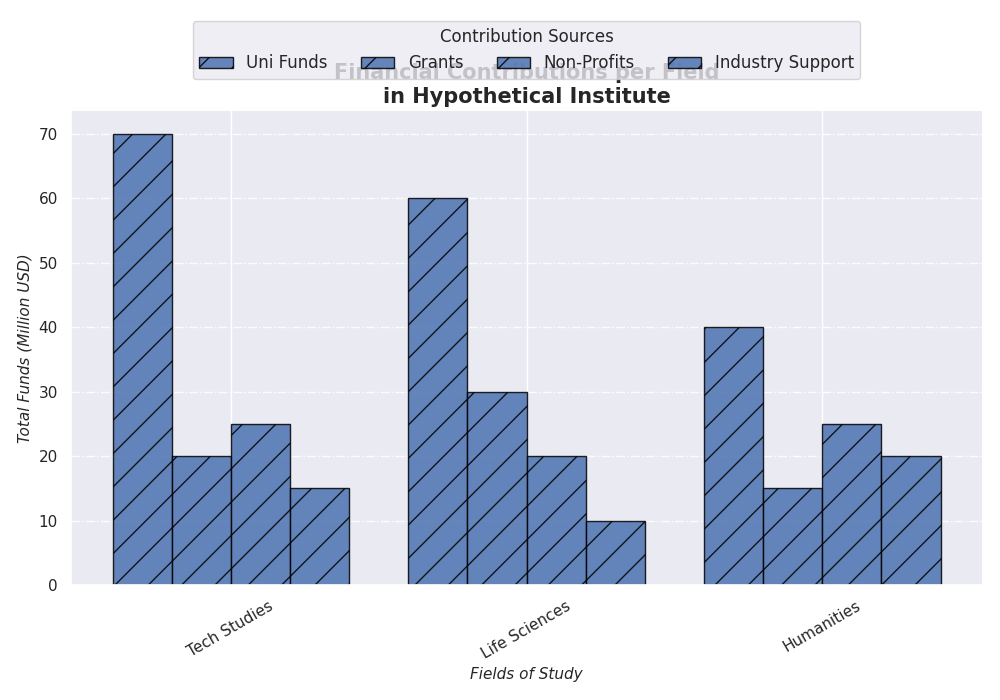

Write Python code to recreate this figure.
import matplotlib.pyplot as plt
import numpy as np

disciplines = ['Tech Studies', 'Life Sciences', 'Humanities']
funding_sources = ['Uni Funds', 'Grants', 'Non-Profits', 'Industry Support']

funding_data = np.array([
    [70, 20, 25, 15],  
    [60, 30, 20, 10],  
    [40, 15, 25, 20],  
])

# Using a single color for all bars
uniform_color = '#4c72b0'
uniform_edge_color = 'black'
uniform_hatch_pattern = '/'

fig, ax = plt.subplots(figsize=(10, 7))
bar_width = 0.2  
x_positions = np.arange(len(disciplines))

for i, source in enumerate(funding_sources):
    ax.bar(x_positions + i * bar_width, funding_data[:, i], bar_width,
           label=source, color=uniform_color, alpha=0.85,
           edgecolor=uniform_edge_color, hatch=uniform_hatch_pattern)

ax.set_title("Financial Contributions per Field\nin Hypothetical Institute", fontsize=15, fontweight='heavy')
ax.set_xlabel('Fields of Study', fontsize=11, style='italic')
ax.set_ylabel('Total Funds (Million USD)', fontsize=11, style='italic')

ax.set_xticks(x_positions + bar_width * (len(funding_sources) - 1) / 2)
ax.set_xticklabels(disciplines, rotation=30)
ax.legend(title='Contribution Sources', loc='lower center', bbox_to_anchor=(0.5, 1.05), fontsize='medium', ncol=4, frameon=True)

ax.yaxis.grid(True, linestyle='dashdot', alpha=0.9)
ax.spines['top'].set_visible(False)
ax.spines['right'].set_visible(False)

plt.tight_layout()
plt.show()
